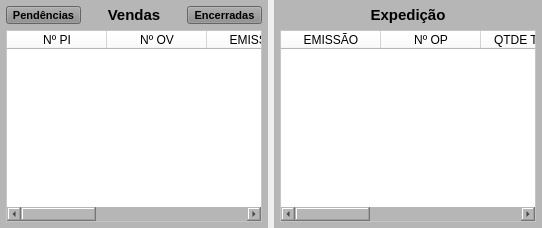
              <widget class="QWidget" name="widget_28" native="true">
               <layout class="QHBoxLayout" name="horizontalLayout_22">
                <property name="leftMargin">
                 <number>0</number>
                </property>
                <property name="topMargin">
                 <number>0</number>
                </property>
                <property name="rightMargin">
                 <number>0</number>
                </property>
                <property name="bottomMargin">
                 <number>0</number>
                </property>
                <item>
                 <widget class="QWidget" name="widget_Vendas" native="true">
                  <property name="minimumSize">
                   <size>
                    <width>0</width>
                    <height>0</height>
                   </size>
                  </property>
                  <property name="maximumSize">
                   <size>
                    <width>16777215</width>
                    <height>16777215</height>
                   </size>
                  </property>
                  <property name="styleSheet">
                   <string notr="true">background-color: rgb(182, 182, 182);</string>
                  </property>
                  <layout class="QVBoxLayout" name="verticalLayout_5">
                   <property name="leftMargin">
                    <number>6</number>
                   </property>
                   <property name="topMargin">
                    <number>6</number>
                   </property>
                   <property name="rightMargin">
                    <number>6</number>
                   </property>
                   <property name="bottomMargin">
                    <number>6</number>
                   </property>
                   <item>
                    <widget class="QWidget" name="widget_22" native="true">
                     <property name="minimumSize">
                      <size>
                       <width>0</width>
                       <height>18</height>
                      </size>
                     </property>
                     <property name="maximumSize">
                      <size>
                       <width>16777215</width>
                       <height>18</height>
                      </size>
                     </property>
                     <layout class="QHBoxLayout" name="horizontalLayout_21">
                      <property name="leftMargin">
                       <number>0</number>
                      </property>
                      <property name="topMargin">
                       <number>0</number>
                      </property>
                      <property name="rightMargin">
                       <number>0</number>
                      </property>
                      <property name="bottomMargin">
                       <number>0</number>
                      </property>
                      <item>
                       <widget class="QPushButton" name="btn_Pendencias">
                        <property name="sizePolicy">
                         <sizepolicy hsizetype="Preferred" vsizetype="Preferred">
                          <horstretch>0</horstretch>
                          <verstretch>0</verstretch>
                         </sizepolicy>
                        </property>
                        <property name="minimumSize">
                         <size>
                          <width>75</width>
                          <height>0</height>
                         </size>
                        </property>
                        <property name="maximumSize">
                         <size>
                          <width>75</width>
                          <height>16777215</height>
                         </size>
                        </property>
                        <property name="font">
                         <font>
                          <pointsize>8</pointsize>
                          <weight>75</weight>
                          <bold>true</bold>
                         </font>
                        </property>
                        <property name="cursor">
                         <cursorShape>PointingHandCursor</cursorShape>
                        </property>
                        <property name="layoutDirection">
                         <enum>Qt::LeftToRight</enum>
                        </property>
                        <property name="autoFillBackground">
                         <bool>false</bool>
                        </property>
                        <property name="styleSheet">
                         <string notr="true">background-color: rgb(141, 141, 141);</string>
                        </property>
                        <property name="text">
                         <string>Pendências</string>
                        </property>
                        <property name="checkable">
                         <bool>false</bool>
                        </property>
                        <property name="autoDefault">
                         <bool>false</bool>
                        </property>
                        <property name="default">
                         <bool>false</bool>
                        </property>
                        <property name="flat">
                         <bool>false</bool>
                        </property>
                       </widget>
                      </item>
                      <item>
                       <widget class="QLabel" name="label_63">
                        <property name="minimumSize">
                         <size>
                          <width>0</width>
                          <height>18</height>
                         </size>
                        </property>
                        <property name="maximumSize">
                         <size>
                          <width>16777215</width>
                          <height>18</height>
                         </size>
                        </property>
                        <property name="font">
                         <font>
                          <pointsize>11</pointsize>
                          <weight>75</weight>
                          <bold>true</bold>
                         </font>
                        </property>
                        <property name="text">
                         <string>Vendas</string>
                        </property>
                        <property name="alignment">
                         <set>Qt::AlignCenter</set>
                        </property>
                       </widget>
                      </item>
                      <item>
                       <widget class="QPushButton" name="btn_Vendas">
                        <property name="sizePolicy">
                         <sizepolicy hsizetype="Preferred" vsizetype="Preferred">
                          <horstretch>0</horstretch>
                          <verstretch>0</verstretch>
                         </sizepolicy>
                        </property>
                        <property name="minimumSize">
                         <size>
                          <width>75</width>
                          <height>0</height>
                         </size>
                        </property>
                        <property name="maximumSize">
                         <size>
                          <width>75</width>
                          <height>16777215</height>
                         </size>
                        </property>
                        <property name="font">
                         <font>
                          <pointsize>8</pointsize>
                          <weight>75</weight>
                          <bold>true</bold>
                         </font>
                        </property>
                        <property name="cursor">
                         <cursorShape>PointingHandCursor</cursorShape>
                        </property>
                        <property name="layoutDirection">
                         <enum>Qt::LeftToRight</enum>
                        </property>
                        <property name="autoFillBackground">
                         <bool>false</bool>
                        </property>
                        <property name="styleSheet">
                         <string notr="true">background-color: rgb(141, 141, 141);</string>
                        </property>
                        <property name="text">
                         <string>Encerradas</string>
                        </property>
                        <property name="checkable">
                         <bool>false</bool>
                        </property>
                        <property name="autoDefault">
                         <bool>false</bool>
                        </property>
                        <property name="default">
                         <bool>false</bool>
                        </property>
                        <property name="flat">
                         <bool>false</bool>
                        </property>
                       </widget>
                      </item>
                     </layout>
                    </widget>
                   </item>
                   <item>
                    <widget class="QTableWidget" name="table_Venda">
                     <property name="sizePolicy">
                      <sizepolicy hsizetype="Preferred" vsizetype="Preferred">
                       <horstretch>0</horstretch>
                       <verstretch>0</verstretch>
                      </sizepolicy>
                     </property>
                     <property name="font">
                      <font>
                       <pointsize>9</pointsize>
                      </font>
                     </property>
                     <property name="styleSheet">
                      <string notr="true">background-color: rgb(255, 255, 255);</string>
                     </property>
                     <column>
                      <property name="text">
                       <string>Nº PI</string>
                      </property>
                     </column>
                     <column>
                      <property name="text">
                       <string>Nº OV</string>
                      </property>
                     </column>
                     <column>
                      <property name="text">
                       <string>EMISSÃO</string>
                      </property>
                     </column>
                     <column>
                      <property name="text">
                       <string>CLIENTE</string>
                      </property>
                     </column>
                     <column>
                      <property name="text">
                       <string>QTDE</string>
                      </property>
                     </column>
                     <column>
                      <property name="text">
                       <string>ENTREGA</string>
                      </property>
                     </column>
                    </widget>
                   </item>
                  </layout>
                 </widget>
                </item>
                <item>
                 <widget class="QWidget" name="widget_Consumo_2" native="true">
                  <property name="minimumSize">
                   <size>
                    <width>0</width>
                    <height>0</height>
                   </size>
                  </property>
                  <property name="maximumSize">
                   <size>
                    <width>16777215</width>
                    <height>16777215</height>
                   </size>
                  </property>
                  <property name="styleSheet">
                   <string notr="true">background-color: rgb(182, 182, 182);</string>
                  </property>
                  <layout class="QVBoxLayout" name="verticalLayout_19">
                   <property name="leftMargin">
                    <number>6</number>
                   </property>
                   <property name="topMargin">
                    <number>6</number>
                   </property>
                   <property name="rightMargin">
                    <number>6</number>
                   </property>
                   <property name="bottomMargin">
                    <number>6</number>
                   </property>
                   <item>
                    <widget class="QWidget" name="widget_29" native="true">
                     <property name="minimumSize">
                      <size>
                       <width>0</width>
                       <height>18</height>
                      </size>
                     </property>
                     <property name="maximumSize">
                      <size>
                       <width>16777215</width>
                       <height>18</height>
                      </size>
                     </property>
                     <layout class="QHBoxLayout" name="horizontalLayout_23">
                      <property name="spacing">
                       <number>2</number>
                      </property>
                      <property name="leftMargin">
                       <number>0</number>
                      </property>
                      <property name="topMargin">
                       <number>0</number>
                      </property>
                      <property name="rightMargin">
                       <number>0</number>
                      </property>
                      <property name="bottomMargin">
                       <number>0</number>
                      </property>
                      <item>
                       <widget class="QLabel" name="label_12">
                        <property name="minimumSize">
                         <size>
                          <width>60</width>
                          <height>0</height>
                         </size>
                        </property>
                        <property name="maximumSize">
                         <size>
                          <width>60</width>
                          <height>16777215</height>
                         </size>
                        </property>
                        <property name="text">
                         <string/>
                        </property>
                       </widget>
                      </item>
                      <item>
                       <widget class="QLabel" name="label_61">
                        <property name="minimumSize">
                         <size>
                          <width>0</width>
                          <height>18</height>
                         </size>
                        </property>
                        <property name="maximumSize">
                         <size>
                          <width>16777215</width>
                          <height>18</height>
                         </size>
                        </property>
                        <property name="font">
                         <font>
                          <pointsize>11</pointsize>
                          <weight>75</weight>
                          <bold>true</bold>
                         </font>
                        </property>
                        <property name="text">
                         <string>Expedição</string>
                        </property>
                        <property name="alignment">
                         <set>Qt::AlignCenter</set>
                        </property>
                       </widget>
                      </item>
                      <item>
                       <widget class="QLabel" name="label_Op_Nec_2">
                        <property name="minimumSize">
                         <size>
                          <width>60</width>
                          <height>0</height>
                         </size>
                        </property>
                        <property name="maximumSize">
                         <size>
                          <width>60</width>
                          <height>16777215</height>
                         </size>
                        </property>
                        <property name="font">
                         <font>
                          <weight>75</weight>
                          <bold>true</bold>
                         </font>
                        </property>
                        <property name="text">
                         <string/>
                        </property>
                        <property name="alignment">
                         <set>Qt::AlignRight|Qt::AlignTrailing|Qt::AlignVCenter</set>
                        </property>
                       </widget>
                      </item>
                     </layout>
                    </widget>
                   </item>
                   <item>
                    <widget class="QTableWidget" name="table_Expedicao">
                     <property name="sizePolicy">
                      <sizepolicy hsizetype="Preferred" vsizetype="Preferred">
                       <horstretch>0</horstretch>
                       <verstretch>0</verstretch>
                      </sizepolicy>
                     </property>
                     <property name="font">
                      <font>
                       <pointsize>9</pointsize>
                      </font>
                     </property>
                     <property name="styleSheet">
                      <string notr="true">background-color: rgb(255, 255, 255);</string>
                     </property>
                     <column>
                      <property name="text">
                       <string>EMISSÃO</string>
                      </property>
                     </column>
                     <column>
                      <property name="text">
                       <string>Nº OP</string>
                      </property>
                     </column>
                     <column>
                      <property name="text">
                       <string>QTDE TOTAL</string>
                      </property>
                     </column>
                     <column>
                      <property name="text">
                       <string>QTDE CONS.</string>
                      </property>
                     </column>
                     <column>
                      <property name="text">
                       <string>CÓD.</string>
                      </property>
                     </column>
                     <column>
                      <property name="text">
                       <string>DESCRIÇÃO</string>
                      </property>
                     </column>
                    </widget>
                   </item>
                  </layout>
                 </widget>
                </item>
               </layout>
              </widget>
